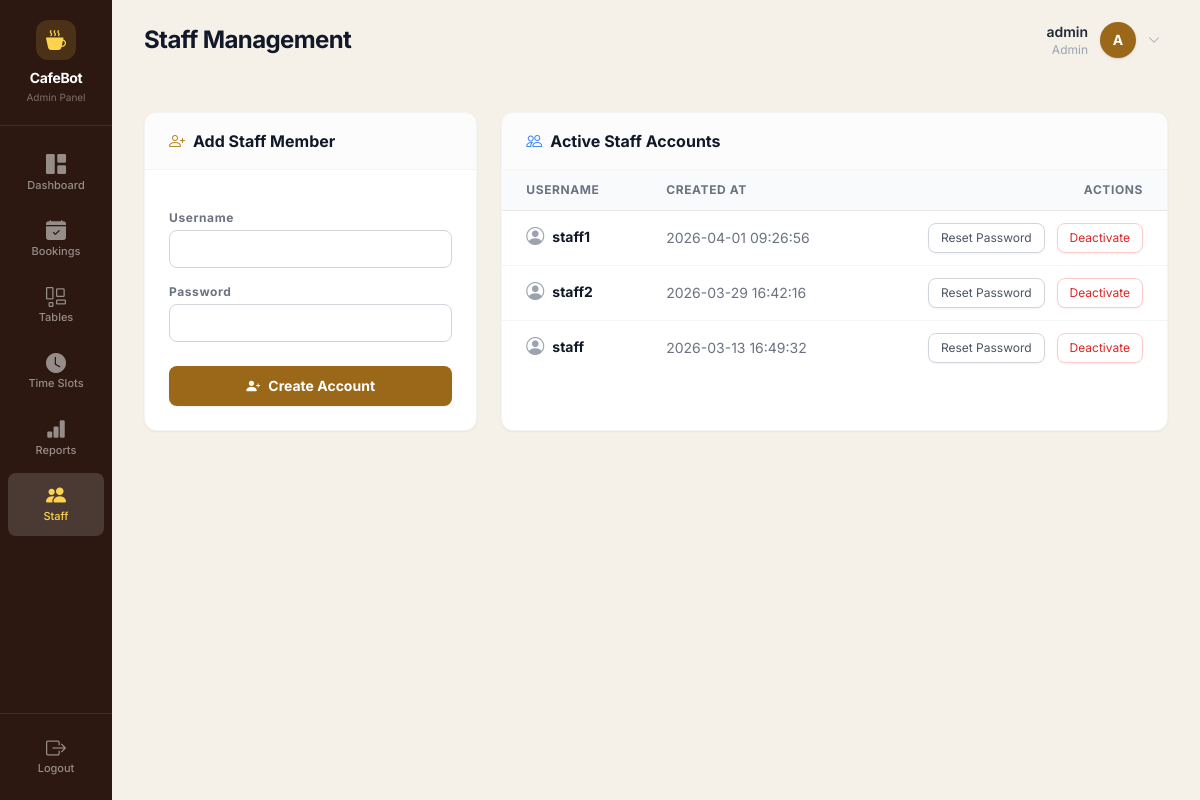
/admin/staff_management (signed in), run on the app's committed database.
### tables this page shows
CREATE TABLE users (
                id INTEGER PRIMARY KEY AUTOINCREMENT,
                username TEXT NOT NULL UNIQUE,
                password_hash TEXT NOT NULL,
                role TEXT NOT NULL DEFAULT 'staff',
                created_at TIMESTAMP DEFAULT CURRENT_TIMESTAMP
            , phone TEXT, reset_otp TEXT, reset_otp_expiry TEXT, email TEXT);

### admin.py (the view, shortened to what this page needs)
@admin_bp.route('/staff_management', methods=['GET', 'POST'])
@admin_required
def manage_staff():
    users = db.get_all_users()
    staff_users = [u for u in users if u['role'] == 'staff']
    return render_template('staff_management.html', staff=staff_users)

### auth.py (called while the page is built)
def admin_required(f):
    @wraps(f)
    def decorated_function(*args, **kwargs):
        if not session.get('logged_in'):
            return redirect(url_for('auth.login', next=request.url))
        if session.get('user_role') != 'admin':
            flash('Admin access required.', 'danger')
            if session.get('user_role') == 'staff':
                return redirect(url_for('staff.dashboard'))
            return redirect(url_for('auth.login'))
        return f(*args, **kwargs)
    return decorated_function

### db.py (called while the page is built, shortened)
def get_db_connection():
    conn = sqlite3.connect(DATABASE, timeout=20)
    conn.row_factory = lambda cursor, row: dict(
        (col[0], row[idx]) for idx, col in enumerate(cursor.description)
    )
    _ensure_runtime_schema(conn)
    return conn

def _ensure_runtime_schema(conn):
    global _RUNTIME_SCHEMA_READY
    if _RUNTIME_SCHEMA_READY or not _has_table(conn, "bookings"):
        return

def get_all_users():
    conn = get_db_connection()
    users = conn.execute("SELECT * FROM users ORDER BY created_at DESC").fetchall()
    conn.close()
    return users

### templates/staff_management.html (shortened to what this page needs)
{% extends "base.html" %}
{% block content %}
<div class="flex flex-col lg:flex-row gap-6 mb-8">
    <div class="w-full lg:w-1/3">
        <div class="bg-white rounded-xl shadow-sm border border-gray-100 flex flex-col h-full">
            <div class="px-6 py-4 border-b border-gray-100 flex items-center gap-2 bg-gray-50/50 rounded-t-xl">
                <i class="bi bi-person-plus text-primary-500"></i>
                <h5 class="font-bold text-gray-900 m-0">Add Staff Member</h5>
            </div>
            <div class="p-6 flex-1">
                <form method="POST" class="space-y-4">
                    <div>
                        <label class="block text-xs font-bold text-gray-500 tracking-wider mb-1">Username</label>
                        <input type="text"
                            class="focus:ring-2 focus:ring-primary-500 focus:border-primary-500 block w-full sm:text-sm border-gray-300 rounded-lg py-2 px-3 border"
                            name="username" required>
                    </div>
                    <div>
                        <label class="block text-xs font-bold text-gray-500 tracking-wider mb-1">Password</label>
                        <input type="password"
                            class="focus:ring-2 focus:ring-primary-500 focus:border-primary-500 block w-full sm:text-sm border-gray-300 rounded-lg py-2 px-3 border"
                            name="password" required>
                    </div>
                    <div class="pt-2">
                        <button type="submit"
                            class="w-full flex justify-center items-center py-2.5 px-4 rounded-lg shadow-sm text-sm font-bold text-white bg-primary-600 hover:bg-primary-700 focus:outline-none focus:ring-2 focus:ring-offset-2 focus:ring-primary-500 transition-colors">
                            <i class="bi bi-person-plus-fill mr-2 leading-none"></i> Create Account
                        </button>
                    </div>
                </form>
            </div>
        </div>
    </div>
    <div class="w-full lg:w-2/3">
        <div class="bg-white rounded-xl shadow-sm border border-gray-100 flex flex-col h-full overflow-hidden">
            <div class="px-6 py-4 border-b border-gray-100 flex items-center gap-2 bg-gray-50/50 rounded-t-xl">
                <i class="bi bi-people text-info-500 text-blue-500"></i>
                <h5 class="font-bold text-gray-900 m-0">Active Staff Accounts</h5>
            </div>
            <div class="p-0 overflow-x-auto flex-1">
                {% if staff %}
                <table class="w-full text-left border-collapse whitespace-nowrap">
                    <thead>
                        <tr
                            class="bg-gray-50 border-b border-gray-200 text-xs uppercase tracking-wider text-gray-500 font-semibold">
                            <th class="py-3 px-6">Username</th>
                            <th class="py-3 px-6">Created At</th>
                            <th class="py-3 px-6 text-right">Actions</th>
                        </tr>
                    </thead>
                    <tbody class="divide-y divide-gray-100">
                        {% for user in staff %}
                        <tr x-data="{ resetModalOpen: false }" class="hover:bg-gray-50/50 transition-colors text-sm">
                            <td class="py-3 px-6 font-bold text-gray-900 flex items-center gap-2">
                                <i class="bi bi-person-circle text-gray-400 text-lg"></i> {{ user.username }}
                            </td>
                            <td class="py-3 px-6 text-gray-500">{{ user.created_at }}</td>
                            <td class="py-3 px-6 text-right space-x-2">
                                <button @click="resetModalOpen = true" type="button"
                                    class="text-xs px-3 py-1.5 bg-white border border-gray-300 text-gray-600 rounded-lg hover:bg-gray-50 transition-colors shadow-sm focus:outline-none focus:ring-2 focus:ring-gray-500 focus:ring-offset-1">
                                    Reset Password
                                </button>
                                <form method="POST" class="inline-block m-0 p-0"
                                    onsubmit="return confirm('Deactivate (delete) this staff account?');">
                                    <button type="submit"
                                        class="text-xs px-3 py-1.5 bg-white border border-red-200 text-red-600 rounded-lg hover:bg-red-50 transition-colors shadow-sm focus:outline-none focus:ring-2 focus:ring-red-500 focus:ring-offset-1">Deactivate</button>
                                </form>
                            </td>
                        </tr>
                        {% endfor %}
                    </tbody>
                </table>
                {% else %}
                <div class="text-center py-16">
                    <i class="bi bi-person-x text-5xl text-gray-300 mb-4 block"></i>
                    <p class="text-gray-500 font-medium">No staff accounts found.</p>
                </div>
                {% endif %}
            </div>
        </div>
    </div>
</div>
{% endblock %}

### data on the page
users: username "staff1", created_at "2026-04-01 09:26:56"
users: username "staff2", created_at "2026-03-29 16:42:16"
users: username "staff", created_at "2026-03-13 16:49:32"

### other printed values
{{ session.get('username', 'User') }} "admin"
{{ session.get('user_role', '') }} "Admin"
{{ (session.get('username', 'U')[0])|upper }} "A"
